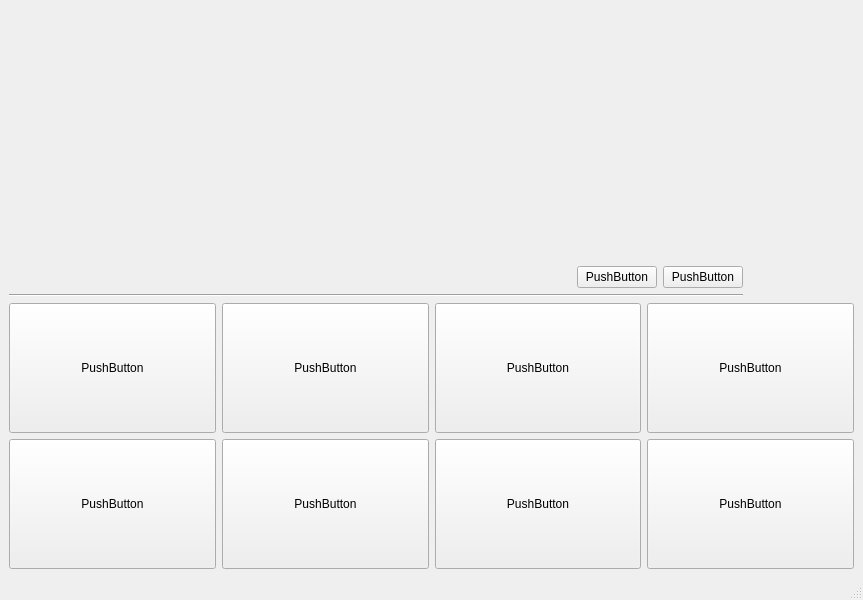
<?xml version="1.0" encoding="UTF-8"?>
<ui version="4.0">
 <class>MainWindow</class>
 <widget class="QMainWindow" name="MainWindow">
  <property name="geometry">
   <rect>
    <x>0</x>
    <y>0</y>
    <width>863</width>
    <height>600</height>
   </rect>
  </property>
  <property name="windowTitle">
   <string>MainWindow</string>
  </property>
  <widget class="QWidget" name="centralwidget">
   <layout class="QFormLayout" name="formLayout">
    <item row="0" column="0">
     <layout class="QVBoxLayout" name="verticalLayout">
      <item>
       <spacer name="verticalSpacer">
        <property name="orientation">
         <enum>Qt::Vertical</enum>
        </property>
        <property name="sizeHint" stdset="0">
         <size>
          <width>20</width>
          <height>40</height>
         </size>
        </property>
       </spacer>
      </item>
      <item>
       <layout class="QHBoxLayout" name="horizontalLayout">
        <item>
         <spacer name="horizontalSpacer">
          <property name="orientation">
           <enum>Qt::Horizontal</enum>
          </property>
          <property name="sizeHint" stdset="0">
           <size>
            <width>568</width>
            <height>20</height>
           </size>
          </property>
         </spacer>
        </item>
        <item>
         <widget class="QPushButton" name="pushButton_14">
          <property name="text">
           <string>PushButton</string>
          </property>
         </widget>
        </item>
        <item>
         <widget class="QPushButton" name="pushButton_13">
          <property name="text">
           <string>PushButton</string>
          </property>
         </widget>
        </item>
       </layout>
      </item>
      <item>
       <widget class="Line" name="line">
        <property name="orientation">
         <enum>Qt::Horizontal</enum>
        </property>
       </widget>
      </item>
     </layout>
    </item>
    <item row="1" column="0" colspan="2">
     <layout class="QGridLayout" name="gridLayout">
      <item row="0" column="0">
       <widget class="QPushButton" name="pushButton">
        <property name="minimumSize">
         <size>
          <width>150</width>
          <height>130</height>
         </size>
        </property>
        <property name="text">
         <string>PushButton</string>
        </property>
       </widget>
      </item>
      <item row="0" column="1">
       <widget class="QPushButton" name="pushButton_2">
        <property name="minimumSize">
         <size>
          <width>150</width>
          <height>130</height>
         </size>
        </property>
        <property name="text">
         <string>PushButton</string>
        </property>
       </widget>
      </item>
      <item row="0" column="2">
       <widget class="QPushButton" name="pushButton_3">
        <property name="minimumSize">
         <size>
          <width>150</width>
          <height>130</height>
         </size>
        </property>
        <property name="text">
         <string>PushButton</string>
        </property>
       </widget>
      </item>
      <item row="0" column="3">
       <widget class="QPushButton" name="pushButton_4">
        <property name="minimumSize">
         <size>
          <width>150</width>
          <height>130</height>
         </size>
        </property>
        <property name="text">
         <string>PushButton</string>
        </property>
       </widget>
      </item>
      <item row="1" column="0">
       <widget class="QPushButton" name="pushButton_5">
        <property name="minimumSize">
         <size>
          <width>150</width>
          <height>130</height>
         </size>
        </property>
        <property name="text">
         <string>PushButton</string>
        </property>
       </widget>
      </item>
      <item row="1" column="1">
       <widget class="QPushButton" name="pushButton_7">
        <property name="minimumSize">
         <size>
          <width>150</width>
          <height>130</height>
         </size>
        </property>
        <property name="text">
         <string>PushButton</string>
        </property>
       </widget>
      </item>
      <item row="1" column="3">
       <widget class="QPushButton" name="pushButton_6">
        <property name="minimumSize">
         <size>
          <width>150</width>
          <height>130</height>
         </size>
        </property>
        <property name="text">
         <string>PushButton</string>
        </property>
       </widget>
      </item>
      <item row="1" column="2">
       <widget class="QPushButton" name="pushButton_8">
        <property name="minimumSize">
         <size>
          <width>150</width>
          <height>130</height>
         </size>
        </property>
        <property name="text">
         <string>PushButton</string>
        </property>
       </widget>
      </item>
     </layout>
    </item>
   </layout>
  </widget>
  <widget class="QMenuBar" name="menubar">
   <property name="geometry">
    <rect>
     <x>0</x>
     <y>0</y>
     <width>863</width>
     <height>23</height>
    </rect>
   </property>
  </widget>
  <widget class="QStatusBar" name="statusbar"/>
 </widget>
 <resources/>
 <connections/>
</ui>
